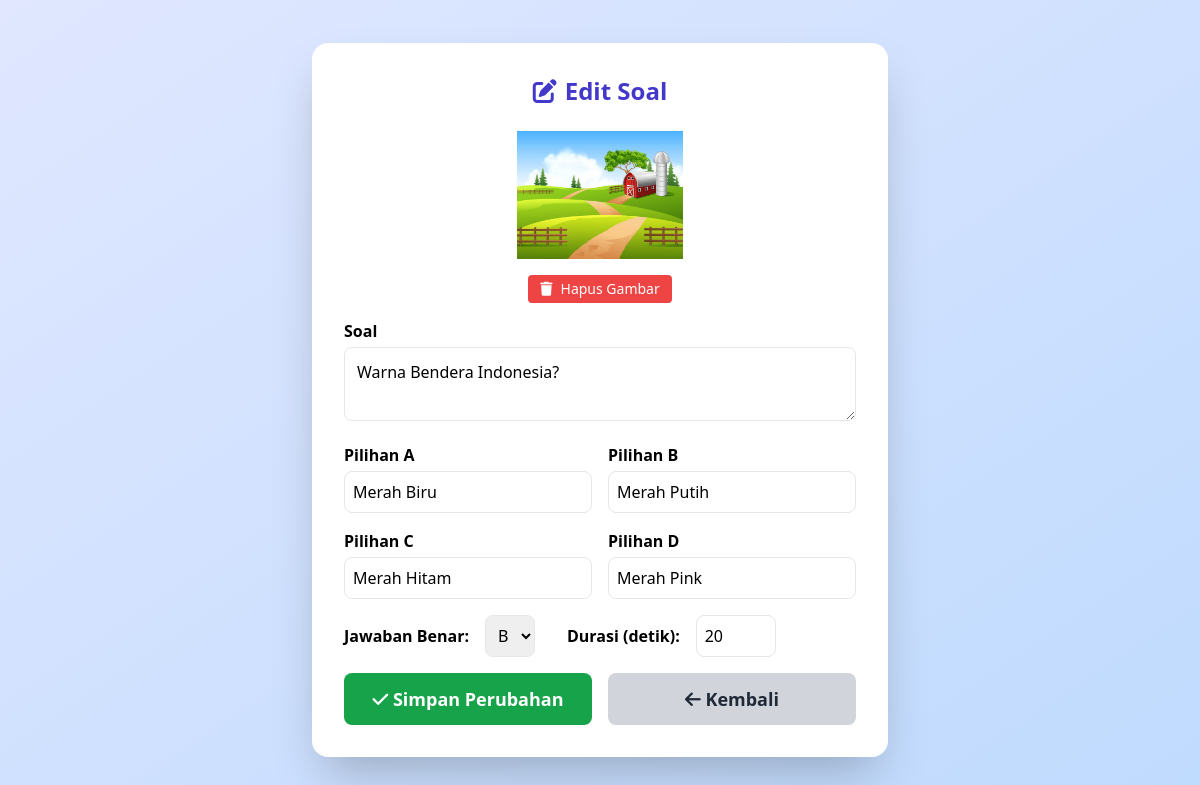
Screenshot of /edit_soal.php?id=1 with the database file from the repository.
### tables this page shows
CREATE TABLE `tb_soal` (
  `id` int(11) NOT NULL,
  `id_quiz` int(11) NOT NULL,
  `soal` text NOT NULL,
  `jawaban_a` varchar(255) NOT NULL,
  `jawaban_b` varchar(255) NOT NULL,
  `jawaban_c` varchar(255) NOT NULL,
  `jawaban_d` varchar(255) NOT NULL,
  `jawaban_benar` enum('A','B','C','D') NOT NULL,
  `durasi` int(11) DEFAULT 20,
  `gambar` varchar(255) DEFAULT NULL
);

### edit_soal.php (the view, shortened to what this page needs)
<?php
include_once 'api/db.php';
$id = $_GET['id'] ?? null;
$kode = $_GET['kode'] ?? '';
$stmt = $pdo->prepare("SELECT * FROM tb_soal WHERE id = ?");
$stmt->execute([$id]);
$soal = $stmt->fetch();
?>
<!DOCTYPE html>
<html lang="id">
<head>
  <script src="https://cdn.tailwindcss.com"></script>
  <link rel="stylesheet" href="https://cdnjs.cloudflare.com/ajax/libs/font-awesome/6.4.0/css/all.min.css"/>
</head>
<body class="min-h-screen flex items-center justify-center bg-gradient-to-br from-indigo-100 to-blue-200">
  <div class="w-full max-w-xl bg-white rounded-2xl shadow-2xl p-8 fade-in">
    <h2 class="text-2xl font-bold text-indigo-700 mb-6 text-center flex items-center justify-center gap-2">
      <i class="fa-solid fa-pen-to-square"></i> Edit Soal
    </h2>
    <form method="POST" enctype="multipart/form-data" class="space-y-4" id="formSoal">
      <?php if ($soal['gambar']): ?>
        <div id="gambarArea" class="flex flex-col items-center mb-4">
          <img id="imgPreview" src="assets/soal/<?= htmlspecialchars($soal['gambar']) ?>" alt="Preview Gambar" class="img-preview mb-2 max-h-32 max-w-xs">
          <button type="button" id="btnHapusGambarJs" class="mt-2 px-3 py-1 bg-red-500 hover:bg-red-600 text-white rounded text-sm flex items-center gap-2"><i class="fa-solid fa-trash"></i> Hapus Gambar</button>
        </div>
      <?php endif; ?>
      <div>
        <label class="block font-semibold mb-1">Soal</label>
        <textarea name="soal" required class="w-full p-3 border rounded-lg focus:ring-2 focus:ring-indigo-400" placeholder="Tulis soal di sini..."><?= htmlspecialchars($soal['soal']) ?></textarea>
      </div>
      <div class="grid grid-cols-2 gap-4">
        <div>
          <label class="block font-semibold mb-1">Pilihan A</label>
          <input type="text" name="jawaban_a" required class="w-full p-2 border rounded-lg" value="<?= htmlspecialchars($soal['jawaban_a']) ?>">
        </div>
        <div>
          <label class="block font-semibold mb-1">Pilihan B</label>
          <input type="text" name="jawaban_b" required class="w-full p-2 border rounded-lg" value="<?= htmlspecialchars($soal['jawaban_b']) ?>">
        </div>
        <div>
          <label class="block font-semibold mb-1">Pilihan C</label>
          <input type="text" name="jawaban_c" required class="w-full p-2 border rounded-lg" value="<?= htmlspecialchars($soal['jawaban_c']) ?>">
        </div>
        <div>
          <label class="block font-semibold mb-1">Pilihan D</label>
          <input type="text" name="jawaban_d" required class="w-full p-2 border rounded-lg" value="<?= htmlspecialchars($soal['jawaban_d']) ?>">
        </div>
      </div>
      <div class="flex gap-4 items-center">
        <label class="font-semibold">Jawaban Benar:</label>
        <select name="jawaban_benar" class="p-2 border rounded-lg">
          <option value="B" <?= $soal['jawaban_benar']=='B'?'selected':'' ?>>B</option>
        </select>
        <label class="font-semibold ml-4">Durasi (detik):</label>
        <input type="number" name="durasi" min="5" max="120" value="<?= (int)$soal['durasi'] ?>" class="w-20 p-2 border rounded-lg">
      </div>
      <div class="flex gap-4 mt-4">
        <button type="submit" class="flex-1 py-3 bg-green-600 hover:bg-green-700 text-white font-bold rounded-lg text-lg transition-all">
          <i class="fa-solid fa-check"></i> Simpan Perubahan
        </button>
        <a href="host.php?kode=<?= htmlspecialchars($kode) ?>" class="flex-1 py-3 bg-gray-300 hover:bg-gray-400 text-gray-800 font-bold rounded-lg text-lg text-center transition-all">
          <i class="fa-solid fa-arrow-left"></i> Kembali
        </a>
      </div>
    </form>
  </div>
</body>
</html>

### rows the page displays
tb_soal: gambar (picture), soal "Warna Bendera Indonesia?", jawaban_a "Merah Biru", jawaban_b "Merah Putih", jawaban_c "Merah Hitam", jawaban_d "Merah Pink", jawaban_benar "B", durasi "20"
